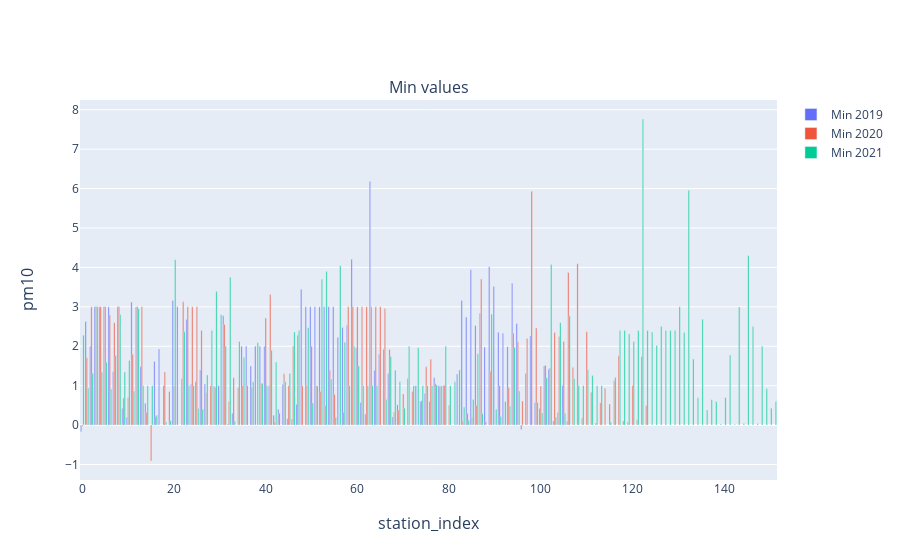

The code cell stored with this chart in its notebook:
### Code cell
fig = make_subplots(column_titles=["Min values"], x_title="station_index", y_title="pm10")
fig.add_trace(go.Bar(x=df2019.index, y=df2019["min"], name="Min 2019"))
fig.add_trace(go.Bar(x=df2020.index, y=df2020["min"], name="Min 2020"))
fig.add_trace(go.Bar(x=df2021.index, y=df2021["min"], name="Min 2021"))

### Figure 1 — Plotly figure (JSON) as saved in the notebook; plotly's stock layout.template omitted (floating-point values rounded to 4 significant figures; data arrays with more than 128 entries replaced by an {"elided": "..."} marker saying what was removed)
{"data": [{"name": "Min 2019", "type": "bar", "x": [0, 1, 2, 3, 4, 5, 6, 7, 8, 9, 10, 11, 12, 13, 14, 15, 16, 17, 18, 19, 20, 21, 22, 23, 24, 25, 26, 27, 28, 29, 30, 31, 32, 33, 34, 35, 36, 37, 38, 39, 40, 41, 42, 43, 44, 45, 46, 47, 48, 49, 50, 51, 52, 53, 54, 55, 56, 57, 58, 59, 60, 61, 62, 63, 64, 65, 66, 67, 68, 69, 70, 71, 72, 73, 74, 75, 76, 77, 78, 79, 80, 81, 82, 83, 84, 85, 86, 87, 88, 89, 90, 91, 92, 93, 94, 95, 96, 97, 98, 99, 100, 101, 102, 103, 104, 105, 106], "y": [-0.1593, 2.629, 2, 3, 3, 3, 3, 1.354, 3, 0.4284, 0.2, 3.122, 2.997, 1.48, 0.5542, 0, 1.618, 1.929, 1, 0, 3.164, 3, 1.177, 2.681, 1.038, 1.1, 1.4, 1.045, 0, 0.992, 1, 2.771, 0.02, 0.3, 0, 2, 2, 1.5, 2, 2, 2, 1, 0.2518, 0.4, 1.029, 0.1622, 0.1486, 0.5266, 3.446, 3, 3, 3, 3, 3, 3, 3, 2.231, 2.478, 2.53, 4.21, 1.957, 0.57, 0.2801, 6.183, 1.39, 1.797, 1.926, 1.31, 0.2082, 0.5171, 0, 0, 0, 1, 0.6, 0.8, 0.6, 1.2, 1, 1, 0, 0, 1.299, 3.163, 2.742, 3.94, 2.524, 2.839, 1.98, 4.02, 3.516, 2.357, 2.333, 1.989, 3.597, 2.577, -0.1088, 1.311, 2.263, 0.5764, 0.4233, 1.5, 1.42, 0.107, 0.3172, 1, 0.09839]}, {"name": "Min 2020", "type": "bar", "x": [0, 1, 2, 3, 4, 5, 6, 7, 8, 9, 10, 11, 12, 13, 14, 15, 16, 17, 18, 19, 20, 21, 22, 23, 24, 25, 26, 27, 28, 29, 30, 31, 32, 33, 34, 35, 36, 37, 38, 39, 40, 41, 42, 43, 44, 45, 46, 47, 48, 49, 50, 51, 52, 53, 54, 55, 56, 57, 58, 59, 60, 61, 62, 63, 64, 65, 66, 67, 68, 69, 70, 71, 72, 73, 74, 75, 76, 77, 78, 79, 80, 81, 82, 83, 84, 85, 86, 87, 88, 89, 90, 91, 92, 93, 94, 95, 96, 97, 98, 99, 100, 101, 102, 103, 104, 105, 106, 107, 108, 109, 110, 111, 112, 113, 114, 115, 116, 117, 118, 119, 120, 121, 122, 123], "y": [-0.03108, 1.709, 3, 3, 3, 3, 2.794, 2.599, 3, 0.6842, 0.7, 1.8, 3, 3, 0.32, -0.9107, 0.2175, 0, 1.345, 0.85, 0.99, 0, 3.13, 3, 3, 3, 2.4, 0.8176, 1, 0.9517, 0, 2.556, 0.6, 1.2, 0.9539, 1, 1, 0.963, 0, 1.051, 2.716, 3.312, 0.07, 0.3, 1.3, 1, 2, 2.277, 1, 1, 2, 1, 0.8509, 0.5, 1.392, 0.7793, 0.01016, 0.3195, 3, 3, 3, 3, 3, 3, 3, 3, 2.961, 1.92, 0.3292, 0.38, 0.79, 1.18, 0.85, 0, 0.62, 1.48, 1.67, 1.05, 0.9699, 1.013, 0.5111, 0, 0, 0.1, 0.3, 0.1929, 0.5, 3.707, 0.08817, 1.367, 0, 1, 0, 0.95, 2.335, 2.116, 0.6118, 2.199, 5.933, 2.465, 0.9897, 1.517, 1.45, 2.351, 2.248, 2.123, 3.874, 1.461, 4.096, 0.1769, 2.37, 0.8317, 0.05247, 0.5661, 0.9345, 0.5341, 1.123, 1.758, 0.1065, 0.07776, 1, 0.1328, 1.74, 0.5]}, {"name": "Min 2021", "type": "bar", "x": {"elided": "152 int values"}, "y": {"elided": "152 float values"}}], "layout": {"annotations": [{"font": {"size": 16}, "showarrow": false, "text": "Min values", "x": 0.5, "xanchor": "center", "xref": "paper", "y": 1, "yanchor": "bottom", "yref": "paper"}, {"font": {"size": 16}, "showarrow": false, "text": "station_index", "x": 0.5, "xanchor": "center", "xref": "paper", "y": 0, "yanchor": "top", "yref": "paper", "yshift": -30}, {"font": {"size": 16}, "showarrow": false, "text": "pm10", "textangle": -90, "x": 0, "xanchor": "right", "xref": "paper", "xshift": -40, "y": 0.5, "yanchor": "middle", "yref": "paper"}], "xaxis": {"anchor": "y", "domain": [0, 1]}, "yaxis": {"anchor": "x", "domain": [0, 1]}}}
